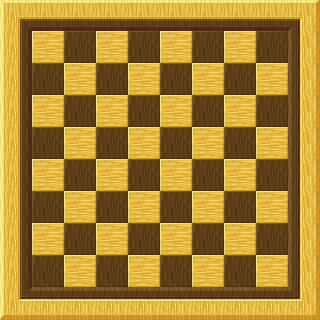

Rendered tile map (Tiled .tmx) drawn with the repository's tilesets; below, a short description and the map source with its tile grids summarised:
An orthogonal 10x10 tile map with 32x32 px tiles, 1 tile layer (Board).

<map version="1.0" orientation="orthogonal" width="10" height="10" tilewidth="32" tileheight="32">
 <tileset firstgid="1" name="board.png" tilewidth="33" tileheight="33" spacing="1">
  <image source="../sprites/board.png" width="256" height="128" />
  <tile id="0">
   <properties>
    <property name="name" value="wood-6-2" />
   </properties>
  </tile>
  <tile id="1">
   <properties>
    <property name="name" value="wood-5-2" />
   </properties>
  </tile>
  <tile id="2">
   <properties>
    <property name="name" value="wood-4-2" />
   </properties>
  </tile>
  <tile id="3">
   <properties>
    <property name="name" value="wood-0-1" />
   </properties>
  </tile>
  <tile id="4">
   <properties>
    <property name="name" value="wood-2-2" />
   </properties>
  </tile>
  <tile id="5">
   <properties>
    <property name="name" value="wood-1-2" />
   </properties>
  </tile>
  <tile id="6">
   <properties>
    <property name="name" value="wood-0-2" />
   </properties>
  </tile>
  <tile id="7">
   <properties>
    <property name="name" value="wood-6-1" />
   </properties>
  </tile>
  <tile id="8">
   <properties>
    <property name="name" value="wood-5-1" />
   </properties>
  </tile>
  <tile id="9">
   <properties>
    <property name="name" value="wood-4-1" />
   </properties>
  </tile>
  <tile id="10">
   <properties>
    <property name="name" value="wood-0-0" />
   </properties>
  </tile>
  <tile id="11">
   <properties>
    <property name="name" value="wood-2-1" />
   </properties>
  </tile>
  <tile id="12">
   <properties>
    <property name="name" value="wood-1-1" />
   </properties>
  </tile>
  <tile id="13">
   <properties>
    <property name="name" value="wood-3-2" />
   </properties>
  </tile>
  <tile id="14">
   <properties>
    <property name="name" value="wood-6-0" />
   </properties>
  </tile>
  <tile id="15">
   <properties>
    <property name="name" value="wood-5-0" />
   </properties>
  </tile>
  <tile id="16">
   <properties>
    <property name="name" value="wood-4-0" />
   </properties>
  </tile>
  <tile id="17">
   <properties>
    <property name="name" value="wood-3-0" />
   </properties>
  </tile>
  <tile id="18">
   <properties>
    <property name="name" value="wood-2-0" />
   </properties>
  </tile>
  <tile id="19">
   <properties>
    <property name="name" value="wood-1-0" />
   </properties>
  </tile>
  <tile id="20">
   <properties>
    <property name="name" value="wood-3-1" />
   </properties>
  </tile>
 </tileset>
 <layer name="Board" width="10" height="10">
  <data>[100 cells, 100 non-empty, 10 distinct tile ids]</data>
 </layer>
</map>